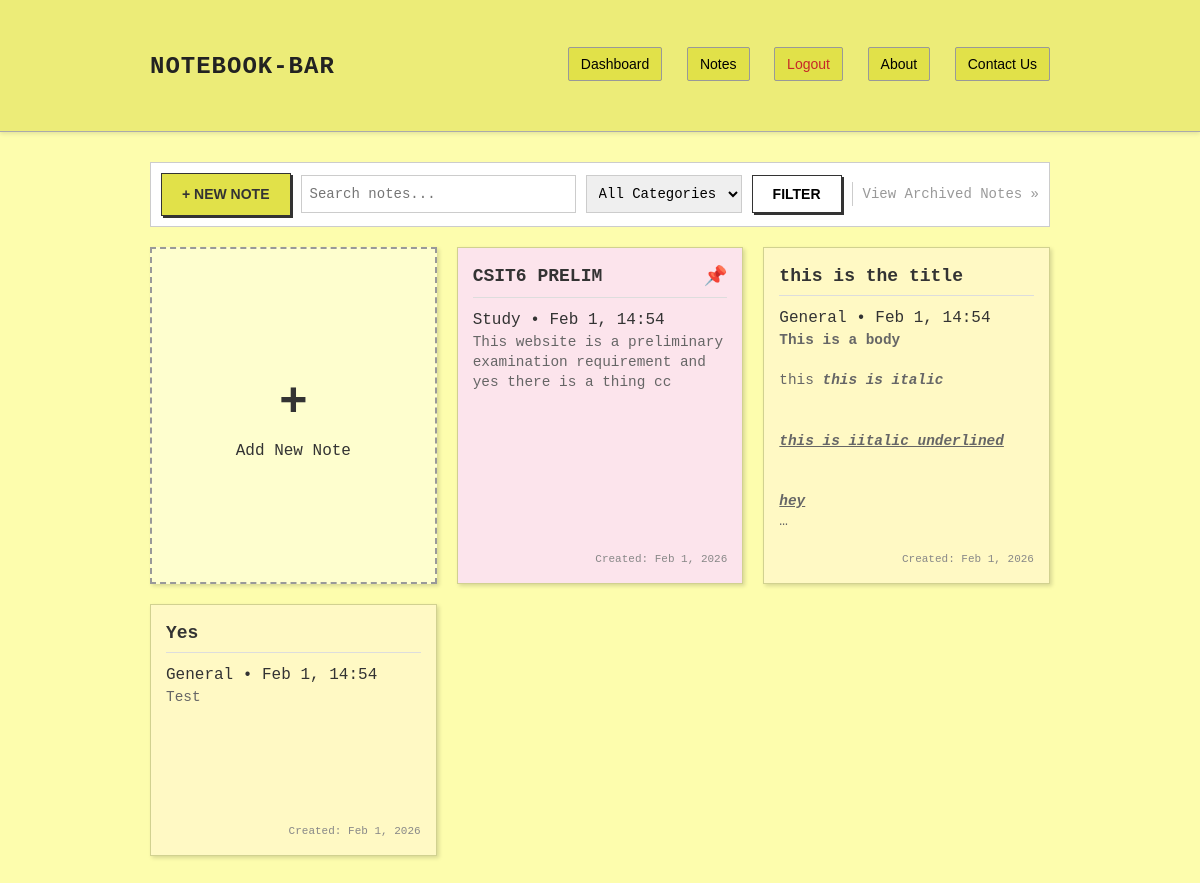
Screenshot of /new_test/index.php (signed in) with the database file from the repository.
### tables this page shows
CREATE TABLE `pages` (
  `id` int(11) NOT NULL,
  `note_id` int(11) NOT NULL,
  `page_number` int(11) DEFAULT 1,
  `text` longtext DEFAULT NULL
);

CREATE TABLE `notes` (
  `id` int(11) NOT NULL,
  `user_id` int(11) DEFAULT 0,
  `title` varchar(255) NOT NULL,
  `category` varchar(100) DEFAULT 'General',
  `color` int(11) DEFAULT 0,
  `date_created` datetime DEFAULT current_timestamp(),
  `date_last` datetime DEFAULT current_timestamp() ON UPDATE current_timestamp(),
  `is_pinned` tinyint(1) DEFAULT 0,
  `is_archived` tinyint(1) DEFAULT 0
);

### new_test/includes/data_access.php (called while the page is built, shortened)
<?php
require_once 'db.php';
function is_logged_in()
{
    return isset($_SESSION['user_id']) && $_SESSION['user_id'] > 0;
}
function get_current_user_id()
{
    return isset($_SESSION['user_id']) ? $_SESSION['user_id'] : 0;
}
function get_notes($filters = [])
{
    global $conn;
    $uid = get_current_user_id();
    $notes = [];
    $archived = isset($filters['archived']) ? intval($filters['archived']) : 0;
    $category = isset($filters['category']) ? $filters['category'] : null;
    $search = isset($filters['search']) ? trim($filters['search']) : null;
    if (is_logged_in()) {
        $sql = "SELECT n.*, p.text FROM notes n
                LEFT JOIN pages p ON n.id = p.note_id AND p.page_number = 1
                WHERE n.user_id = $uid AND n.is_archived = $archived";
        $sql .= " ORDER BY n.is_pinned DESC, n.date_last DESC";
        $result = mysqli_query($conn, $sql);
        while ($row = mysqli_fetch_assoc($result)) {
            $notes[] = $row;
        }
    }
    return $notes;
}
function get_categories()
{
    global $conn;
    $uid = get_current_user_id();
    $categories = [];
    if (is_logged_in()) {
        $sql = "SELECT * FROM categories WHERE user_id = 0 OR user_id = $uid ORDER BY user_id ASC, id ASC";
        $result = mysqli_query($conn, $sql);
        while ($row = mysqli_fetch_assoc($result)) {
            $categories[] = $row;
        }
    }
    return $categories;
}
?>

### new_test/index.php (the view, shortened to what this page needs)
<?php
include 'includes/data_access.php';
?>
<!DOCTYPE html>
<html>
<head>
	<link rel="stylesheet" href="css/style.css?v=<?php echo time(); ?>">
</head>
<body>
	<header>
		<div class="header-inner">
			<h1><a href="dashboard.php">Notebook-BAR</a></h1>
			<nav>
				<a href="dashboard.php">Dashboard</a>
				<a href="index.php">Notes</a>
				<?php if (is_logged_in()): ?>
					<a href="logout.php" style="color: #c62828;">Logout</a>
				<?php else: ?>
					<a href="login.php" style="color: #2e7d32;">Login</a>
				<?php endif; ?>
				<a href="about.php">About</a>
				<a href="contact.php">Contact Us</a>
			</nav>
		</div>
	</header>
	<div class="container">
</body>
<div
	style="margin-bottom: 20px; display: flex; gap: 10px; align-items: center; background: #fff; padding: 10px; border: 1px solid #ccc; flex-wrap: wrap;">
	<a href="notepad.php" class="btn btn-primary" style="text-decoration: none;">+ New Note</a>
	<form method="get" style="display: flex; gap: 10px; flex-grow: 1;">
		<input type="text" name="q" placeholder="Search notes..."
			value="<?php echo htmlspecialchars($_GET['q'] ?? ''); ?>"
			style="padding: 8px; font-family: inherit; font-size: 14px; flex-grow: 1; border: 1px solid #ccc;">
		<select name="cat" style="padding: 8px; font-family: inherit; font-size: 14px; border: 1px solid #ccc;">
			<option value="">All Categories</option>
			<?php
			$all_cats = get_categories();
			?>
		</select>
		<button type="submit" class="btn">Filter</button>
	</form>
	<div style="border-left: 1px solid #ccc; padding-left: 10px; margin-left: auto;">
		<?php if (isset($_GET['archived']) && $_GET['archived'] == 1): ?>
			<a href="index.php" style="color: green; font-weight: bold; font-size: 14px;">&laquo; View Active
				Notes</a>
		<?php else: ?>
			<a href="index.php?archived=1" style="color: #999; font-size: 14px;">View Archived Notes &raquo;</a>
		<?php endif; ?>
	</div>
</div>
<div class="note-grid">
	<?php if (!isset($_GET['q']) && !isset($_GET['cat']) && (!isset($_GET['archived']) || $_GET['archived'] != 1)): ?>
		<a href="notepad.php" class="note-card note-add-card">
			<div style="text-align: center;">
				<div style="font-size: 3rem; font-weight: bold;">+</div>
				<div>Add New Note</div>
			</div>
		</a>
	<?php endif; ?>
	<?php
	$is_archived_view = isset($_GET['archived']) && $_GET['archived'] == 1;
	$filters = ['archived' => $is_archived_view];
	$all_cats = get_categories();
	$cat_colors = [];
	foreach ($all_cats as $c) {
		$cat_colors[$c['name']] = $c['color'];
	}
	$notes = get_notes($filters);
	if (count($notes) > 0) {
		foreach ($notes as $row) {
			$nid = $row['id'];
			$title = htmlspecialchars($row['title']);
			$category = htmlspecialchars($row['category']);
			$date_last = date("M j, H:i", strtotime($row['date_last']));
			$pin_icon = ($row['is_pinned'] == 1) ? "<span style='float: right; font-size: 1.2rem;'>📌</span>" : "";
			$date_created = date("M j, Y", strtotime($row['date_created']));
			$bg_color = isset($cat_colors[$category]) ? $cat_colors[$category] : '#ffffff';
			$raw_text = $row['text'] ?? '';
			$raw_text = str_replace(['</div>', '</p>', '<h1>', '<h2>', '<h3>', '<h4>', '</h5>', '<h6>'], '<br>', $raw_text);
			$raw_text = str_replace('<li>', '<br>&bull; ', $raw_text);
			$clean_text = strip_tags($raw_text, '<b><i><u><strong><em><br>');
			$dtxt = $clean_text;
			echo "<a href='notepad.php?id=$nid' class='note-card' style='background-color: $bg_color;'>";
			echo "<div class='note-title'>$pin_icon" . $title . "</div>";
			echo "<div class='note-meta'>$category &bull; $date_last</div>";
			echo "<div class='note-preview'>$dtxt</div>";
			echo "<div class='note-footer'>";
			echo "<span>Created: $date_created</span>";
			echo "</div>";
			echo "</a>";
		}
	}
	?>
</div>
</body>
</html>

### new_test/css/style.css (style rules this page uses)
:root { --bg-color: #fdfdad; --header-bg: #ecec78; --nav-bg: #e1e149; --card-bg: #fffde7; --text-primary: #333; --text-secondary: #555; --border-color: #d1d190; --shadow: 2px 2px 4px rgba(0, 0, 0, 0.15); }
body { background-color: var(--bg-color); margin: 0; padding: 0; font-family: 'Courier New', Courier, monospace; color: var(--text-primary); line-height: 1.5; }
a { text-decoration: none; color: inherit; }
header { background-color: var(--header-bg); border-bottom: 1px solid #aaa; padding: 20px 0; box-shadow: 0 2px 4px rgba(0, 0, 0, 0.1); margin-bottom: 30px; }
.header-inner { max-width: 900px; margin: 0 auto; padding: 0 20px; display: flex; justify-content: space-between; align-items: center; }
header h1 a { font-size: 24px; font-weight: bold; color: #222; text-transform: uppercase; letter-spacing: 1px; }
header nav a { font-family: Arial, sans-serif; font-size: 14px; margin-left: 15px; padding: 8px 12px; background-color: var(--nav-bg); border: 1px solid #999; border-radius: 2px; color: #000; }
.container { max-width: 900px; margin: 0 auto; padding: 0 20px; }
.note-grid { display: grid; grid-template-columns: repeat(auto-fill, minmax(280px, 1fr)); gap: 20px; padding-bottom: 50px; }
a.note-card { display: flex; flex-direction: column; background-color: var(--card-bg); border: 1px solid var(--border-color); min-height: 220px; max-height: 400px; padding: 15px; box-shadow: var(--shadow); transition: transform 0.2s; color: #333 !important; text-decoration: none !important; position: relative; }
a.note-add-card { border: 2px dashed #999; background-color: rgba(255, 255, 255, 0.4); align-items: center; justify-content: center; }
.note-title { font-weight: bold; font-size: 18px; border-bottom: 1px solid #ddd; margin-bottom: 10px; padding-bottom: 5px; }
.note-preview { font-size: 0.9rem; color: #666; margin-bottom: 10px; flex-grow: 1; line-height: 1.4; display: -webkit-box; -webkit-line-clamp: 10; -webkit-box-orient: vertical; overflow: hidden; text-overflow: ellipsis; }
.note-footer { font-size: 11px; color: #888; text-align: right; margin-top: 10px; }
.btn { font-family: Arial, sans-serif; font-weight: bold; padding: 10px 20px; cursor: pointer; border: 1px solid #333; background: #fff; text-transform: uppercase; font-size: 14px; box-shadow: 2px 2px 0 #333; transition: all 0.1s; }
.btn-primary { background-color: var(--nav-bg); }

### rows the page displays
pages: note.title "CSIT6 PRELIM", note.category "Study", note.date_last "Feb 1, 14:54", text "This website is a preliminary examination requirement and yes there is a thing cc", note.date_created "Feb 1, 2026"
pages: note.title "this is the title", note.category "General", note.date_last "Feb 1, 14:54", text "This is a body this this is italic this is iitalic underlined hey", note.date_created "Feb 1, 2026"
pages: note.title "Yes", note.category "General", note.date_last "Feb 1, 14:54", text "Test", note.date_created "Feb 1, 2026"
